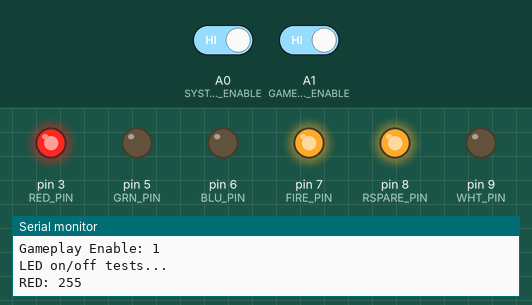
This sketch was run on a simulated Arduino Uno, built with avr-gcc and run on an emulated ATmega328P. On the bench: output pins drawn as LEDs (lit = HIGH), the last lines printed to the serial monitor. The test bench sets the inputs (shaded band); at power-on: A0 (SYSTEM_ENABLE) HIGH, A1 (GAMEPLAY_ENABLE) HIGH.

Above: at 8.8 s.
8.9 s: A0 (SYSTEM_ENABLE) driven LOW and A1 (GAMEPLAY_ENABLE) driven LOW
At 12.6 s:
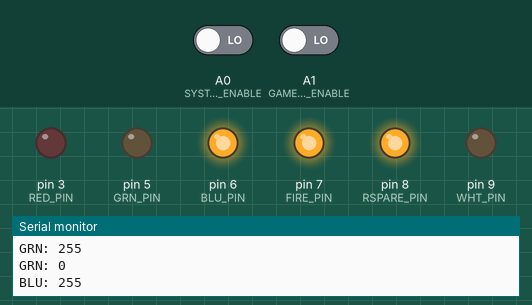
27.5 s: A1 (GAMEPLAY_ENABLE) driven HIGH
At 36.4 s:
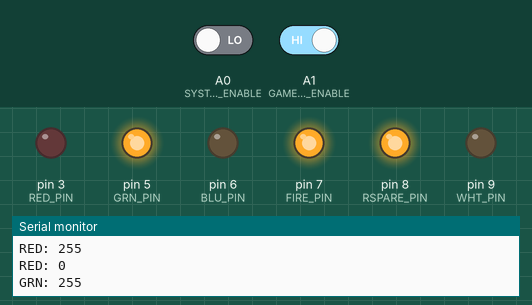
36.5 s: A0 (SYSTEM_ENABLE) driven HIGH
At 41.8 s:
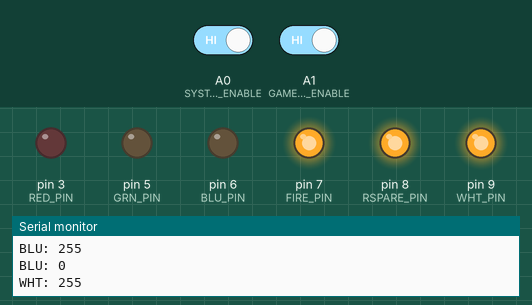
Timing chart, 0 to 47.3 s (numbered marks = the images above; inputs shaded):
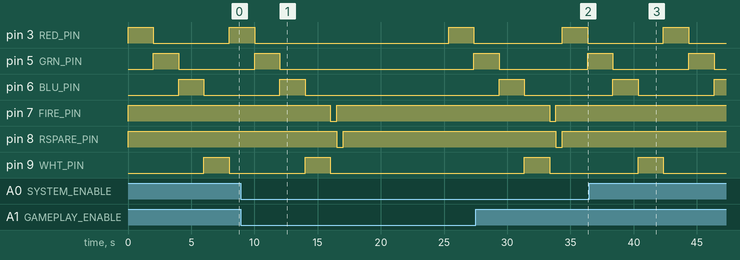

The sketch:

DrivePins.ino
```cpp
// Compile for Uno

#include <Streaming.h>
#include <Metro.h>

// number of LED pins
#define N_LED 4
// PWM pins for LEDS
#define RED_PIN 3
#define GRN_PIN 5
#define BLU_PIN 6
#define WHT_PIN 9
// number of relay pins
#define N_RELAY 2
// digital pins for relays
#define FIRE_PIN 7
#define RSPARE_PIN 8

#define SYSTEM_ENABLE A0
#define GAMEPLAY_ENABLE A1

// what is in a name?
const char *ledName[N_LED] = {"RED", "GRN", "BLU", "WHT"};
const char *relayName[N_RELAY] = {"FIRE", "SPARE"};
// pin locations
const byte ledPin[N_LED] = {RED_PIN, GRN_PIN, BLU_PIN, WHT_PIN};
const byte relayPin[N_RELAY] = {FIRE_PIN, RSPARE_PIN};
// colors are controlled by a current source system
const byte ledOn = 255;
const byte ledOff = 0;
// relays are controlled by a current sink system
const byte relayOn = LOW;
const byte relayOff = HIGH;

void setup() {
  Serial.begin(115200);

  // setup pins and start in off state
  for (int i = 0; i < N_LED; i++) {
    setLED(i, ledOff);
    pinMode(ledPin[i], OUTPUT);
  }
  for (int i = 0; i < N_RELAY; i++) {
    setRelay(i, relayOff);
    pinMode(relayPin[i], OUTPUT);
  }
  pinMode(SYSTEM_ENABLE, INPUT_PULLUP);
  pinMode(GAMEPLAY_ENABLE, INPUT_PULLUP);

  Serial << "Startup complete." << endl;
}

void loop() {

  Serial << "System Enable: " << digitalRead(SYSTEM_ENABLE) << endl;
  Serial << "Gameplay Enable: " << digitalRead(GAMEPLAY_ENABLE) << endl;

  Serial << "LED on/off tests..." << endl;
  for (int i = 0; i < N_LED; i++) {
    setLED(i, ledOn);
    delay(2000);
    setLED(i, ledOff);
  }
  if ( digitalRead(SYSTEM_ENABLE) == LOW) {
    Serial << "Relay on/off tests..." << endl;
    for (int i = 0; i < N_RELAY; i++) {
      setRelay(i, relayOn);
      delay(500);
      setRelay(i, relayOff);
    }
  }

  if ( digitalRead(GAMEPLAY_ENABLE) == LOW) {
    delay(500);
    Serial << "LED PWM tests..." << endl;
    for (int i = 0; i < N_LED; i++) {
      for (int j = ledOff; j < ledOn; j++) {
        setLED(i, j);
        delay(5);
      }
      setLED(i, ledOff);
    }
    delay(500);

    for (int j = ledOff; j < ledOn; j++) {
      for (int i = 0; i < N_LED; i++) {
        setLED(i, j);
      }
      delay(5);
    }
    for (int i = 0; i < N_LED; i++) {
      setLED(i, ledOff);
    }
    delay(500);

  }

}

void setLED(byte i, byte val) {
  if ( val == 0 ) {
    // special case, "off", using digitalWrite to fully turn off pins 5&6
    digitalWrite(ledPin[i], ledOff);
  } else {
    analogWrite(ledPin[i], val);
  }
  Serial << ledName[i] << ": " << val << endl;
}

void setRelay(byte i, byte val) {
  digitalWrite(relayPin[i], val);
  Serial << relayName[i] << ": " << val << endl;
}
```

Measured:
- after the input at 8.9 s, pin 6 (BLU_PIN): goes on until 14.0 s, then stays LOW; pin 7 (FIRE_PIN): HIGH → LOW after 7.1 s, → HIGH 0.50 s later; pin 8 (RSPARE_PIN): HIGH → LOW after 7.6 s, → HIGH 0.50 s later; pin 9 (WHT_PIN): goes on until 16.0 s, then stays LOW
- after the input at 27.5 s, pin 3 (RED_PIN): LOW → HIGH after 6.9 s, → LOW 2.0 s later
- after the input at 36.5 s, pin 7 (FIRE_PIN): stays HIGH (without the input it goes to LOW after 5.9 s); pin 8 (RSPARE_PIN): stays HIGH (without the input it goes to LOW after 6.4 s)
